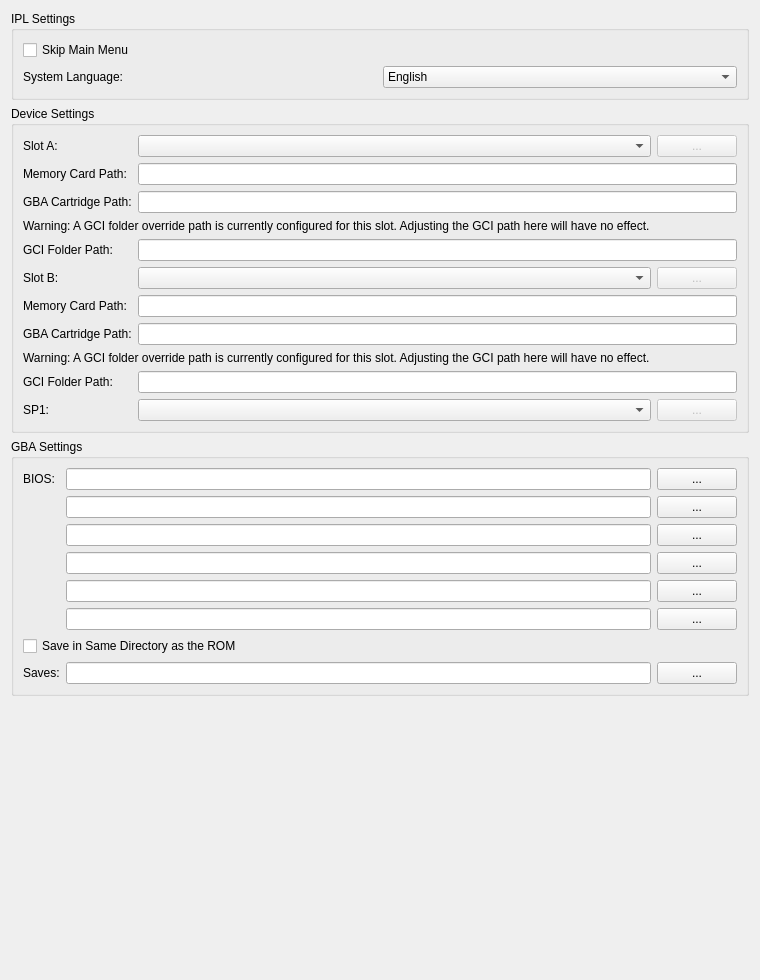
<?xml version="1.0" encoding="UTF-8"?>
<ui version="4.0">
 <class>GameCubePane</class>
 <widget class="QWidget" name="GameCubePane">
  <property name="geometry">
   <rect>
    <x>0</x>
    <y>0</y>
    <width>760</width>
    <height>980</height>
   </rect>
  </property>
  <property name="sizePolicy">
   <sizepolicy hsizetype="Expanding" vsizetype="Fixed">
    <horstretch>0</horstretch>
    <verstretch>0</verstretch>
   </sizepolicy>
  </property>
  <layout class="QVBoxLayout" name="rootLayout">
   <item>
    <widget class="QGroupBox" name="iplGroup">
     <property name="title">
      <string>IPL Settings</string>
     </property>
     <layout class="QVBoxLayout" name="iplLayout">
      <item>
       <widget class="QCheckBox" name="skipMainMenuCheckBox">
        <property name="text">
         <string>Skip Main Menu</string>
        </property>
       </widget>
      </item>
      <item>
       <layout class="QGridLayout" name="languageLayout">
        <item row="0" column="0">
         <widget class="QLabel" name="systemLanguageLabel">
          <property name="text">
           <string>System Language:</string>
          </property>
          <property name="buddy">
           <cstring>systemLanguageComboBox</cstring>
          </property>
         </widget>
        </item>
        <item row="0" column="1">
         <widget class="QComboBox" name="systemLanguageComboBox">
          <item>
           <property name="text">
            <string>English</string>
           </property>
          </item>
          <item>
           <property name="text">
            <string>German</string>
           </property>
          </item>
          <item>
           <property name="text">
            <string>French</string>
           </property>
          </item>
          <item>
           <property name="text">
            <string>Spanish</string>
           </property>
          </item>
          <item>
           <property name="text">
            <string>Italian</string>
           </property>
          </item>
          <item>
           <property name="text">
            <string>Dutch</string>
           </property>
          </item>
         </widget>
        </item>
       </layout>
      </item>
     </layout>
    </widget>
   </item>
   <item>
    <widget class="QGroupBox" name="deviceGroup">
     <property name="title">
      <string>Device Settings</string>
     </property>
     <layout class="QGridLayout" name="deviceLayout">
      <item row="0" column="0">
       <widget class="QLabel" name="slotALabel">
        <property name="text">
         <string>Slot A:</string>
        </property>
        <property name="buddy">
         <cstring>slotAComboBox</cstring>
        </property>
       </widget>
      </item>
      <item row="0" column="1">
       <widget class="QComboBox" name="slotAComboBox">
        <property name="sizePolicy">
         <sizepolicy hsizetype="MinimumExpanding" vsizetype="Fixed">
          <horstretch>0</horstretch>
          <verstretch>0</verstretch>
         </sizepolicy>
        </property>
       </widget>
      </item>
      <item row="0" column="2">
       <widget class="QPushButton" name="slotAConfigButton">
        <property name="enabled">
         <bool>false</bool>
        </property>
        <property name="text">
         <string>...</string>
        </property>
        <property name="autoDefault">
         <bool>false</bool>
        </property>
       </widget>
      </item>
      <item row="1" column="0">
       <widget class="QLabel" name="slotAMemcardPathLabel">
        <property name="visible">
         <bool>false</bool>
        </property>
        <property name="text">
         <string>Memory Card Path:</string>
        </property>
        <property name="buddy">
         <cstring>slotAMemcardPathLineEdit</cstring>
        </property>
       </widget>
      </item>
      <item row="1" column="1" colspan="2">
       <widget class="QLineEdit" name="slotAMemcardPathLineEdit">
        <property name="visible">
         <bool>false</bool>
        </property>
       </widget>
      </item>
      <item row="2" column="0">
       <widget class="QLabel" name="slotAAgpPathLabel">
        <property name="visible">
         <bool>false</bool>
        </property>
        <property name="text">
         <string>GBA Cartridge Path:</string>
        </property>
        <property name="buddy">
         <cstring>slotAAgpPathLineEdit</cstring>
        </property>
       </widget>
      </item>
      <item row="2" column="1" colspan="2">
       <widget class="QLineEdit" name="slotAAgpPathLineEdit">
        <property name="visible">
         <bool>false</bool>
        </property>
       </widget>
      </item>
      <item row="3" column="0" colspan="3">
       <widget class="QLabel" name="slotAGciOverrideLabel">
        <property name="visible">
         <bool>false</bool>
        </property>
        <property name="text">
         <string>Warning: A GCI folder override path is currently configured for this slot. Adjusting the GCI path here will have no effect.</string>
        </property>
        <property name="wordWrap">
         <bool>true</bool>
        </property>
       </widget>
      </item>
      <item row="4" column="0">
       <widget class="QLabel" name="slotAGciPathLabel">
        <property name="visible">
         <bool>false</bool>
        </property>
        <property name="text">
         <string>GCI Folder Path:</string>
        </property>
        <property name="buddy">
         <cstring>slotAGciPathLineEdit</cstring>
        </property>
       </widget>
      </item>
      <item row="4" column="1" colspan="2">
       <widget class="QLineEdit" name="slotAGciPathLineEdit">
        <property name="visible">
         <bool>false</bool>
        </property>
       </widget>
      </item>
      <item row="5" column="0">
       <widget class="QLabel" name="slotBLabel">
        <property name="text">
         <string>Slot B:</string>
        </property>
        <property name="buddy">
         <cstring>slotBComboBox</cstring>
        </property>
       </widget>
      </item>
      <item row="5" column="1">
       <widget class="QComboBox" name="slotBComboBox">
        <property name="sizePolicy">
         <sizepolicy hsizetype="MinimumExpanding" vsizetype="Fixed">
          <horstretch>0</horstretch>
          <verstretch>0</verstretch>
         </sizepolicy>
        </property>
       </widget>
      </item>
      <item row="5" column="2">
       <widget class="QPushButton" name="slotBConfigButton">
        <property name="enabled">
         <bool>false</bool>
        </property>
        <property name="text">
         <string notr="true">...</string>
        </property>
        <property name="autoDefault">
         <bool>false</bool>
        </property>
       </widget>
      </item>
      <item row="6" column="0">
       <widget class="QLabel" name="slotBMemcardPathLabel">
        <property name="visible">
         <bool>false</bool>
        </property>
        <property name="text">
         <string>Memory Card Path:</string>
        </property>
        <property name="buddy">
         <cstring>slotBMemcardPathLineEdit</cstring>
        </property>
       </widget>
      </item>
      <item row="6" column="1" colspan="2">
       <widget class="QLineEdit" name="slotBMemcardPathLineEdit">
        <property name="visible">
         <bool>false</bool>
        </property>
       </widget>
      </item>
      <item row="7" column="0">
       <widget class="QLabel" name="slotBAgpPathLabel">
        <property name="visible">
         <bool>false</bool>
        </property>
        <property name="text">
         <string>GBA Cartridge Path:</string>
        </property>
        <property name="buddy">
         <cstring>slotBAgpPathLineEdit</cstring>
        </property>
       </widget>
      </item>
      <item row="7" column="1" colspan="2">
       <widget class="QLineEdit" name="slotBAgpPathLineEdit">
        <property name="visible">
         <bool>false</bool>
        </property>
       </widget>
      </item>
      <item row="8" column="0" colspan="3">
       <widget class="QLabel" name="slotBGciOverrideLabel">
        <property name="visible">
         <bool>false</bool>
        </property>
        <property name="text">
         <string>Warning: A GCI folder override path is currently configured for this slot. Adjusting the GCI path here will have no effect.</string>
        </property>
        <property name="wordWrap">
         <bool>true</bool>
        </property>
       </widget>
      </item>
      <item row="9" column="0">
       <widget class="QLabel" name="slotBGciPathLabel">
        <property name="visible">
         <bool>false</bool>
        </property>
        <property name="text">
         <string>GCI Folder Path:</string>
        </property>
        <property name="buddy">
         <cstring>slotBGciPathLineEdit</cstring>
        </property>
       </widget>
      </item>
      <item row="9" column="1" colspan="2">
       <widget class="QLineEdit" name="slotBGciPathLineEdit">
        <property name="visible">
         <bool>false</bool>
        </property>
       </widget>
      </item>
      <item row="10" column="0">
       <widget class="QLabel" name="sp1Label">
        <property name="text">
         <string>SP1:</string>
        </property>
        <property name="buddy">
         <cstring>sp1ComboBox</cstring>
        </property>
       </widget>
      </item>
      <item row="10" column="1">
       <widget class="QComboBox" name="sp1ComboBox">
        <property name="sizePolicy">
         <sizepolicy hsizetype="MinimumExpanding" vsizetype="Fixed">
          <horstretch>0</horstretch>
          <verstretch>0</verstretch>
         </sizepolicy>
        </property>
       </widget>
      </item>
      <item row="10" column="2">
       <widget class="QPushButton" name="sp1ConfigButton">
        <property name="enabled">
         <bool>false</bool>
        </property>
        <property name="text">
         <string notr="true">...</string>
        </property>
        <property name="autoDefault">
         <bool>false</bool>
        </property>
       </widget>
      </item>
     </layout>
    </widget>
   </item>
   <item>
    <widget class="QGroupBox" name="gbaGroup">
     <property name="title">
      <string>GBA Settings</string>
     </property>
     <layout class="QGridLayout" name="gbaLayout">
      <item row="0" column="0">
       <widget class="QLabel" name="gbaBiosLabel">
        <property name="text">
         <string>BIOS:</string>
        </property>
        <property name="buddy">
         <cstring>gbaBiosLineEdit</cstring>
        </property>
       </widget>
      </item>
      <item row="0" column="1">
       <widget class="QLineEdit" name="gbaBiosLineEdit"/>
      </item>
      <item row="0" column="2">
       <widget class="QPushButton" name="gbaBiosBrowseButton">
        <property name="text">
         <string notr="true">...</string>
        </property>
        <property name="autoDefault">
         <bool>false</bool>
        </property>
       </widget>
      </item>
      <item row="1" column="0">
       <widget class="QLabel" name="gbaRom1Label">
        <property name="text">
         <string notr="true"/>
        </property>
        <property name="buddy">
         <cstring>gbaRom1LineEdit</cstring>
        </property>
       </widget>
      </item>
      <item row="1" column="1">
       <widget class="QLineEdit" name="gbaRom1LineEdit"/>
      </item>
      <item row="1" column="2">
       <widget class="QPushButton" name="gbaRom1BrowseButton">
        <property name="text">
         <string notr="true">...</string>
        </property>
        <property name="autoDefault">
         <bool>false</bool>
        </property>
       </widget>
      </item>
      <item row="2" column="0">
       <widget class="QLabel" name="gbaRom2Label">
        <property name="text">
         <string notr="true"/>
        </property>
        <property name="buddy">
         <cstring>gbaRom2LineEdit</cstring>
        </property>
       </widget>
      </item>
      <item row="2" column="1">
       <widget class="QLineEdit" name="gbaRom2LineEdit"/>
      </item>
      <item row="2" column="2">
       <widget class="QPushButton" name="gbaRom2BrowseButton">
        <property name="text">
         <string notr="true">...</string>
        </property>
        <property name="autoDefault">
         <bool>false</bool>
        </property>
       </widget>
      </item>
      <item row="3" column="0">
       <widget class="QLabel" name="gbaRom3Label">
        <property name="text">
         <string notr="true"/>
        </property>
        <property name="buddy">
         <cstring>gbaRom3LineEdit</cstring>
        </property>
       </widget>
      </item>
      <item row="3" column="1">
       <widget class="QLineEdit" name="gbaRom3LineEdit"/>
      </item>
      <item row="3" column="2">
       <widget class="QPushButton" name="gbaRom3BrowseButton">
        <property name="text">
         <string notr="true">...</string>
        </property>
        <property name="autoDefault">
         <bool>false</bool>
        </property>
       </widget>
      </item>
      <item row="4" column="0">
       <widget class="QLabel" name="gbaRom4Label">
        <property name="text">
         <string notr="true"/>
        </property>
        <property name="buddy">
         <cstring>gbaRom4LineEdit</cstring>
        </property>
       </widget>
      </item>
      <item row="4" column="1">
       <widget class="QLineEdit" name="gbaRom4LineEdit"/>
      </item>
      <item row="4" column="2">
       <widget class="QPushButton" name="gbaRom4BrowseButton">
        <property name="text">
         <string notr="true">...</string>
        </property>
        <property name="autoDefault">
         <bool>false</bool>
        </property>
       </widget>
      </item>
      <item row="5" column="0">
       <widget class="QLabel" name="gbaRom5Label">
        <property name="text">
         <string notr="true"/>
        </property>
        <property name="buddy">
         <cstring>gbaRom5LineEdit</cstring>
        </property>
       </widget>
      </item>
      <item row="5" column="1">
       <widget class="QLineEdit" name="gbaRom5LineEdit"/>
      </item>
      <item row="5" column="2">
       <widget class="QPushButton" name="gbaRom5BrowseButton">
        <property name="text">
         <string notr="true">...</string>
        </property>
        <property name="autoDefault">
         <bool>false</bool>
        </property>
       </widget>
      </item>
      <item row="6" column="0" colspan="3">
       <widget class="QCheckBox" name="gbaSaveInRomPathCheckBox">
        <property name="text">
         <string>Save in Same Directory as the ROM</string>
        </property>
       </widget>
      </item>
      <item row="7" column="0">
       <widget class="QLabel" name="gbaSavesLabel">
        <property name="text">
         <string>Saves:</string>
        </property>
        <property name="buddy">
         <cstring>gbaSavesLineEdit</cstring>
        </property>
       </widget>
      </item>
      <item row="7" column="1">
       <widget class="QLineEdit" name="gbaSavesLineEdit"/>
      </item>
      <item row="7" column="2">
       <widget class="QPushButton" name="gbaSavesBrowseButton">
        <property name="text">
         <string notr="true">...</string>
        </property>
        <property name="autoDefault">
         <bool>false</bool>
        </property>
       </widget>
      </item>
     </layout>
    </widget>
   </item>
   <item>
    <spacer name="verticalSpacer">
     <property name="orientation">
      <enum>Qt::Orientation::Vertical</enum>
     </property>
     <property name="sizeHint" stdset="0">
      <size>
       <width>20</width>
       <height>40</height>
      </size>
     </property>
    </spacer>
   </item>
  </layout>
 </widget>
 <tabstops>
  <tabstop>skipMainMenuCheckBox</tabstop>
  <tabstop>systemLanguageComboBox</tabstop>
  <tabstop>slotAComboBox</tabstop>
  <tabstop>slotAConfigButton</tabstop>
  <tabstop>slotAMemcardPathLineEdit</tabstop>
  <tabstop>slotAAgpPathLineEdit</tabstop>
  <tabstop>slotAGciPathLineEdit</tabstop>
  <tabstop>slotBComboBox</tabstop>
  <tabstop>slotBConfigButton</tabstop>
  <tabstop>slotBMemcardPathLineEdit</tabstop>
  <tabstop>slotBAgpPathLineEdit</tabstop>
  <tabstop>slotBGciPathLineEdit</tabstop>
  <tabstop>sp1ComboBox</tabstop>
  <tabstop>sp1ConfigButton</tabstop>
  <tabstop>gbaBiosLineEdit</tabstop>
  <tabstop>gbaBiosBrowseButton</tabstop>
  <tabstop>gbaRom1LineEdit</tabstop>
  <tabstop>gbaRom1BrowseButton</tabstop>
  <tabstop>gbaRom2LineEdit</tabstop>
  <tabstop>gbaRom2BrowseButton</tabstop>
  <tabstop>gbaRom3LineEdit</tabstop>
  <tabstop>gbaRom3BrowseButton</tabstop>
  <tabstop>gbaRom4LineEdit</tabstop>
  <tabstop>gbaRom4BrowseButton</tabstop>
  <tabstop>gbaRom5LineEdit</tabstop>
  <tabstop>gbaRom5BrowseButton</tabstop>
  <tabstop>gbaSaveInRomPathCheckBox</tabstop>
  <tabstop>gbaSavesLineEdit</tabstop>
  <tabstop>gbaSavesBrowseButton</tabstop>
 </tabstops>
 <resources/>
 <connections/>
</ui>
